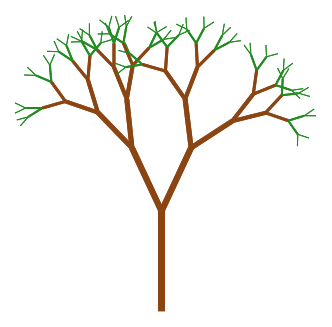

Source code (Python):
# 教学改编练习，非赛事真题
# turtle模块提供画笔、移动和转向命令。
import turtle as t
import math
# random模块为每次分叉随机选择角度。
import random

t.setup(900, 700)
t.speed(0)
t.tracer(False)
t.ht()

# 固定随机种子，让每次生成的树都一样，方便比较。
random.seed(7)  # 固定种子，方便重复观察

# 每次调用先画当前树枝，再递归画左右两根小树枝。
def tree(length, depth):
    # 到达最后一层时停止，这是递归出口。
    if depth == 0:
        return
    # 层数越高，树枝画得越粗；最细仍保留1像素。
    width = max(1, depth)
    # 最末两层用绿色，较粗的树枝用棕色。
    color = "forestgreen" if depth <= 2 else "saddlebrown"
    t.pensize(width)
    t.pencolor(color)
    t.forward(length)
    # randint会包含两个端点，所以角度可能是15度或40度。
    angle = random.randint(15, 40)
    t.left(angle)
    # 子枝长度缩到原来的70%，递归层数减1。
    tree(length * .7, depth - 1)
    t.right(angle * 2)
    # 子枝长度缩到原来的70%，递归层数减1。
    tree(length * .7, depth - 1)
    t.left(angle)
    # 子树会修改颜色和粗细，返回后恢复再画回程
    t.pensize(width)
    t.pencolor(color)
    # 画完子枝后回到分叉点，让上一层继续绘图。
    t.backward(length)

t.penup()
t.goto(0, -220)
t.setheading(90)
t.pendown()
tree(100, 7)

t.update()
t.done()
